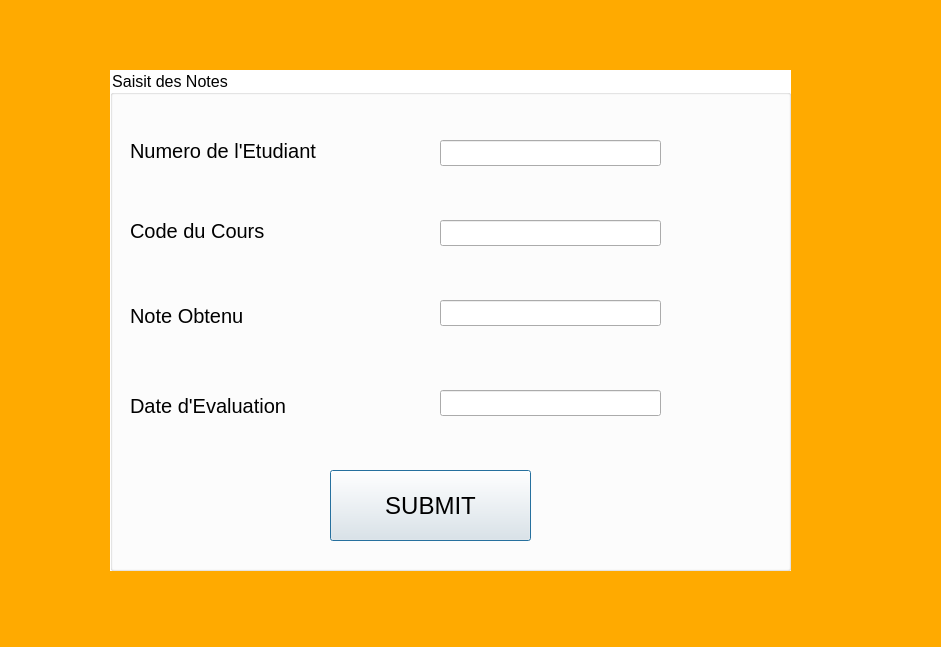
<?xml version="1.0" encoding="UTF-8"?>
<ui version="4.0">
 <class>saisirLesNotes</class>
 <widget class="QDialog" name="saisirLesNotes">
  <property name="geometry">
   <rect>
    <x>0</x>
    <y>0</y>
    <width>941</width>
    <height>647</height>
   </rect>
  </property>
  <property name="windowTitle">
   <string>Dialog</string>
  </property>
  <property name="styleSheet">
   <string notr="true">#saisirLesNotes{
background:rgb(255, 170, 0);}</string>
  </property>
  <widget class="QGroupBox" name="groupBox">
   <property name="geometry">
    <rect>
     <x>110</x>
     <y>70</y>
     <width>681</width>
     <height>501</height>
    </rect>
   </property>
   <property name="font">
    <font>
     <pointsize>12</pointsize>
    </font>
   </property>
   <property name="styleSheet">
    <string notr="true">#groupBox{
background:rgb(255, 255, 255);}</string>
   </property>
   <property name="title">
    <string>Saisit des Notes</string>
   </property>
   <widget class="QLabel" name="label">
    <property name="geometry">
     <rect>
      <x>20</x>
      <y>70</y>
      <width>241</width>
      <height>21</height>
     </rect>
    </property>
    <property name="font">
     <font>
      <pointsize>15</pointsize>
     </font>
    </property>
    <property name="text">
     <string>Numero de l'Etudiant</string>
    </property>
   </widget>
   <widget class="QLabel" name="label_2">
    <property name="geometry">
     <rect>
      <x>20</x>
      <y>150</y>
      <width>181</width>
      <height>21</height>
     </rect>
    </property>
    <property name="font">
     <font>
      <pointsize>15</pointsize>
     </font>
    </property>
    <property name="text">
     <string>Code du Cours</string>
    </property>
   </widget>
   <widget class="QLabel" name="label_3">
    <property name="geometry">
     <rect>
      <x>20</x>
      <y>230</y>
      <width>171</width>
      <height>31</height>
     </rect>
    </property>
    <property name="font">
     <font>
      <pointsize>15</pointsize>
     </font>
    </property>
    <property name="text">
     <string>Note Obtenu</string>
    </property>
   </widget>
   <widget class="QLabel" name="label_4">
    <property name="geometry">
     <rect>
      <x>20</x>
      <y>320</y>
      <width>231</width>
      <height>31</height>
     </rect>
    </property>
    <property name="font">
     <font>
      <pointsize>15</pointsize>
     </font>
    </property>
    <property name="text">
     <string>Date d'Evaluation</string>
    </property>
   </widget>
   <widget class="QLineEdit" name="NumEtud">
    <property name="geometry">
     <rect>
      <x>330</x>
      <y>70</y>
      <width>221</width>
      <height>26</height>
     </rect>
    </property>
   </widget>
   <widget class="QLineEdit" name="CodeCours">
    <property name="geometry">
     <rect>
      <x>330</x>
      <y>150</y>
      <width>221</width>
      <height>26</height>
     </rect>
    </property>
   </widget>
   <widget class="QLineEdit" name="NoteObtenu">
    <property name="geometry">
     <rect>
      <x>330</x>
      <y>230</y>
      <width>221</width>
      <height>26</height>
     </rect>
    </property>
   </widget>
   <widget class="QLineEdit" name="DateDEval">
    <property name="geometry">
     <rect>
      <x>330</x>
      <y>320</y>
      <width>221</width>
      <height>26</height>
     </rect>
    </property>
   </widget>
   <widget class="QPushButton" name="buttonSaisir">
    <property name="geometry">
     <rect>
      <x>220</x>
      <y>400</y>
      <width>201</width>
      <height>71</height>
     </rect>
    </property>
    <property name="font">
     <font>
      <pointsize>18</pointsize>
     </font>
    </property>
    <property name="text">
     <string>SUBMIT</string>
    </property>
   </widget>
  </widget>
 </widget>
 <resources/>
 <connections/>
</ui>
